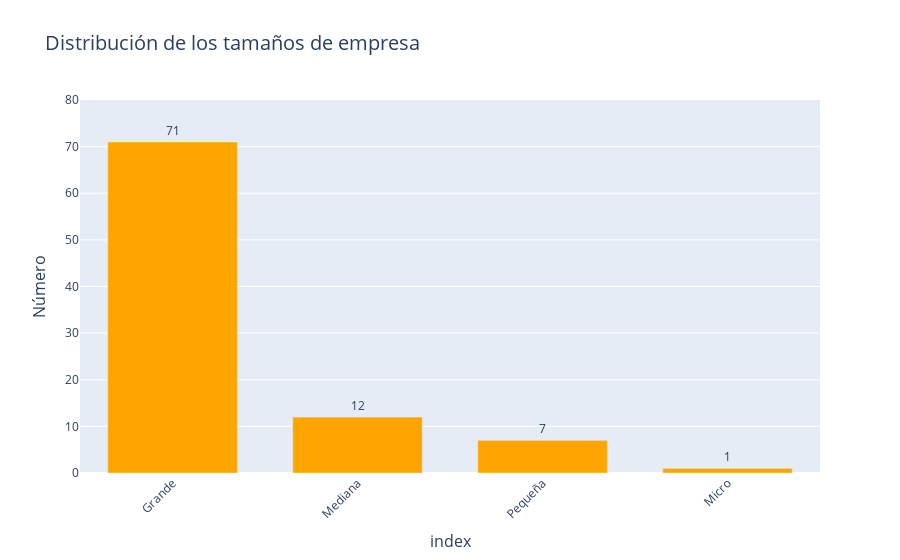

The cell this chart's notebook holds for it:
### Code cell
# Hacemos la grafica con plotly
fig = px.bar(conteo, 
             x=conteo.index, 
             y=conteo.values, 
             labels={'x': 'Tamaño', 'y': 'Número'}, 
             title='Distribución de los tamaños de empresa',
             text=conteo.values)

fig.update_traces(textposition='outside', marker_color='orange')

fig.update_yaxes(range=[0, 80])

fig.update_layout(title_font_size=20, 
                  xaxis_tickangle=-45,
                  xaxis_title_font_size=16, 
                  yaxis_title_font_size=16, 
                  uniformtext_minsize=12, 
                  uniformtext_mode='hide',
                  bargap=0.3)

fig.show()

### Figure 1 — Plotly figure (JSON) as saved in the notebook; plotly's stock layout.template omitted (floating-point values rounded to 4 significant figures)
{"data": [{"alignmentgroup": "True", "hovertemplate": "index=%{x}<br>Número=%{y}<br>text=%{text}<extra></extra>", "legendgroup": "", "marker": {"color": "orange", "pattern": {"shape": ""}}, "name": "", "offsetgroup": "", "orientation": "v", "showlegend": false, "text": [71, 12, 7, 1], "textposition": "outside", "type": "bar", "x": ["Grande", "Mediana", "Pequeña", "Micro"], "xaxis": "x", "y": [71, 12, 7, 1], "yaxis": "y"}], "layout": {"bargap": 0.3, "barmode": "relative", "legend": {"tracegroupgap": 0}, "title": {"font": {"size": 20}, "text": "Distribución de los tamaños de empresa"}, "uniformtext": {"minsize": 12, "mode": "hide"}, "xaxis": {"anchor": "y", "domain": [0, 1], "tickangle": -45, "title": {"font": {"size": 16}, "text": "index"}}, "yaxis": {"anchor": "x", "domain": [0, 1], "range": [0, 80], "title": {"font": {"size": 16}, "text": "Número"}}}}
